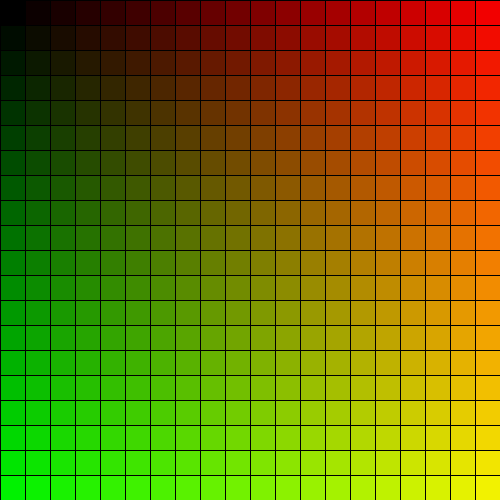
Frame 1 (no input)
Frame 60 (the mouse pressed at the canvas centre just before this capture): identical to frame 1, image omitted
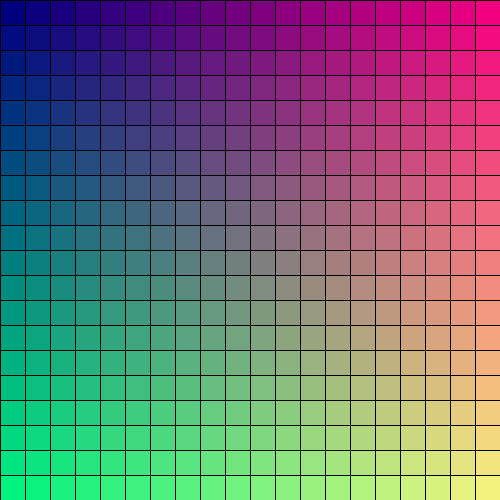
Frame 120 (the mouse held since frame 60 and released just before this capture)

The Processing sketch that drew these frames (run headless with seeded random() and noise(); from frame 60 on, the mouse is pressed at the canvas centre):

// Processing sketch: processing_128165
// ── processing_128165.pde

int numSquares=20;
float sizeSquare; 
// declare variable in header to make it global
void setup() {
  size(500, 500);
  //we can only use "width" after size() is known
  sizeSquare = width/numSquares;
}
void draw() {
  for (int h=0;h<numSquares;h++) {
    for (int v=0;v<numSquares;v++) {
      //with map, you can map one range of values to another
      //map(variable, variable min, variable max, final min, final max)
      float red=map(h, 0, numSquares, 0, 255);//is the same as:
      //float red=float(h)/numSquares*255;
      //to get a float out of operations with ints, you need to
      // convert (at least) one of the ints into a float: float(my int)
      float green=map(v, 0, numSquares, 0, 255);
      float blue=map(mouseX,0,width,0,255);
      fill(red, green, blue);
      rect(h*sizeSquare, v*sizeSquare, sizeSquare, sizeSquare);
    }
  }
}
